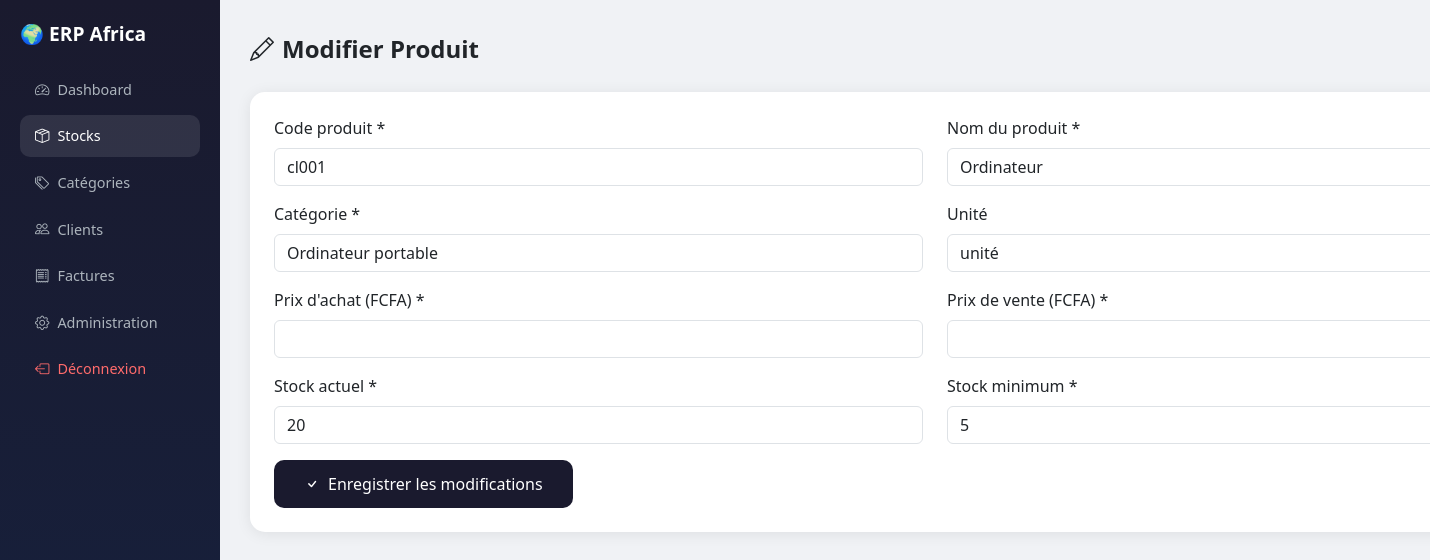
Screenshot of /stocks/modifier/5/ (signed in) with the database file from the repository.
### stocks/models.py (models this page shows, shortened)
class Produit(models.Model):
    entreprise = models.ForeignKey(Entreprise, on_delete=models.CASCADE)
    code = models.CharField(max_length=20)
    nom = models.CharField(max_length=200)
    categorie = models.ForeignKey(Categorie, on_delete=models.PROTECT)
    prix_achat = models.DecimalField(max_digits=15, decimal_places=2)
    prix_vente = models.DecimalField(max_digits=15, decimal_places=2)
    stock_actuel = models.IntegerField(default=0)
    stock_minimum = models.IntegerField(default=5)
    unite = models.CharField(max_length=20, default='unité')
    class Meta:
        verbose_name = "Produit"
        verbose_name_plural = "Produits"
        ordering = ['nom']
        unique_together = ['entreprise', 'code']

class Categorie(models.Model):
    entreprise = models.ForeignKey(Entreprise, on_delete=models.CASCADE)
    nom = models.CharField(max_length=100)
    description = models.TextField(blank=True)
    class Meta:
        verbose_name = "Catégorie"
        verbose_name_plural = "Catégories"

### stocks/views.py (the view, shortened to what this page needs)
# urls.py: path('modifier/<int:produit_id>/', views.modifier_produit, name='modifier_produit'),
@login_required
def modifier_produit(request, produit_id):
    entreprise = get_entreprise(request)
    if not entreprise:
        return redirect('/')
    produit = get_object_or_404(Produit, id=produit_id, entreprise=entreprise)
    categories = Categorie.objects.filter(entreprise=entreprise)
    return render(request, 'stocks/modifier_produit.html', {
        'produit': produit,
        'categories': categories,
        'entreprise': entreprise
    })

### stocks/views.py (called while the page is built)
def get_entreprise(request):
    if request.user.is_superuser:
        return Entreprise.objects.first()
    try:
        membre = MembreEntreprise.objects.get(user=request.user)
        return membre.entreprise
    except MembreEntreprise.DoesNotExist:
        return None

### stocks/templates/stocks/modifier_produit.html (shortened to what this page needs)
<!DOCTYPE html>
<html lang="fr">
<head>
    <link href="https://cdn.jsdelivr.net/npm/bootstrap@5.3.0/dist/css/bootstrap.min.css" rel="stylesheet">
    <link href="https://cdn.jsdelivr.net/npm/bootstrap-icons@1.10.0/font/bootstrap-icons.css" rel="stylesheet">
</head>
<body>
<div class="container-fluid p-0">
    <div class="row g-0">
        <div class="sidebar">
            <span class="brand">🌍 ERP Africa</span>
            <a href="/dashboard/"><i class="bi bi-speedometer2 me-2"></i>Dashboard</a>
            <a href="/stocks/" class="active"><i class="bi bi-box-seam me-2"></i>Stocks</a>
            <a href="/stocks/categories/"><i class="bi bi-tags me-2"></i>Catégories</a>
            <a href="/clients/"><i class="bi bi-people me-2"></i>Clients</a>
            <a href="/factures/"><i class="bi bi-receipt me-2"></i>Factures</a>
            {% if user.is_superuser %}
            <a href="/erp-admin-secret/"><i class="bi bi-gear me-2"></i>Administration</a>
            {% endif %}
            <form method="post" action="/logout/" style="margin:0">
                <button type="submit" style="background:none;border:none;color:#ff6b6b;padding:10px 15px;width:100%;text-align:left;border-radius:10px;font-size:0.9rem;cursor:pointer;">
                    <i class="bi bi-box-arrow-left me-2"></i>Déconnexion
                </button>
            </form>
        </div>
        <div class="main-content">
            <div class="d-flex justify-content-between align-items-center mb-4">
                <h4 class="fw-bold mb-0"><i class="bi bi-pencil me-2"></i>Modifier Produit</h4>
            </div>
            <div class="card p-4">
                <form method="post">
                    <div class="row">
                        <div class="col-md-6 mb-3">
                            <label class="form-label">Code produit *</label>
                            <input type="text" name="code" class="form-control"
                                   value="{{ produit.code }}" required>
                        </div>
                        <div class="col-md-6 mb-3">
                            <label class="form-label">Nom du produit *</label>
                            <input type="text" name="nom" class="form-control"
                                   value="{{ produit.nom }}" required>
                        </div>
                    </div>
                    <div class="row">
                        <div class="col-md-6 mb-3">
                            <label class="form-label">Catégorie *</label>
                            <select name="categorie" class="form-control" required>
                                {% for cat in categories %}
                                <option value="{{ cat.id }}"
                                    {% if cat.id == produit.categorie.id %}selected{% endif %}>
                                    {{ cat.nom }}
                                </option>
                                {% endfor %}
                            </select>
                        </div>
                        <div class="col-md-6 mb-3">
                            <label class="form-label">Unité</label>
                            <input type="text" name="unite" class="form-control"
                                   value="{{ produit.unite }}">
                        </div>
                    </div>
                    <div class="row">
                        <div class="col-md-6 mb-3">
                            <label class="form-label">Prix d'achat (FCFA) *</label>
                            <input type="number" name="prix_achat" class="form-control"
                                   value="{{ produit.prix_achat }}" required>
                        </div>
                        <div class="col-md-6 mb-3">
                            <label class="form-label">Prix de vente (FCFA) *</label>
                            <input type="number" name="prix_vente" class="form-control"
                                   value="{{ produit.prix_vente }}" required>
                        </div>
                    </div>
                    <div class="row">
                        <div class="col-md-6 mb-3">
                            <label class="form-label">Stock actuel *</label>
                            <input type="number" name="stock_actuel" class="form-control"
                                   value="{{ produit.stock_actuel }}" required>
                        </div>
                        <div class="col-md-6 mb-3">
                            <label class="form-label">Stock minimum *</label>
                            <input type="number" name="stock_minimum" class="form-control"
                                   value="{{ produit.stock_minimum }}" required>
                        </div>
                    </div>
                    <button type="submit" class="btn btn-save">
                        <i class="bi bi-check me-2"></i>Enregistrer les modifications
                    </button>
                </form>
            </div>
        </div>
    </div>
</div>
</body>
</html>

### stocks/templates/stocks/modifier_produit.html (style rules this page uses)
body { background: #f0f2f5; }
.sidebar { background: linear-gradient(180deg, #1a1a2e 0%, #16213e 100%); min-height: 100vh; padding: 20px; position: fixed; width: 220px; }
.sidebar a { color: #adb5bd; text-decoration: none; display: block; padding: 10px 15px; border-radius: 10px; margin-bottom: 5px; font-size: 0.9rem; }
.sidebar a:hover, .sidebar a.active { background: rgba(255,255,255,0.1); color: white; }
.main-content { margin-left: 220px; padding: 30px; }
.brand { color: #fff; font-weight: bold; font-size: 1.2rem; margin-bottom: 20px; display: block; }
.card { border-radius: 15px; border: none; box-shadow: 0 2px 15px rgba(0,0,0,0.08); }
.btn-save { background: #1a1a2e; color: white; border: none; border-radius: 10px; padding: 12px 30px; }

### rows the page displays
Produit: code "cl001", nom "Ordinateur", categorie "Ordinateur portable", unite "unité", stock_actuel "20", stock_minimum "5"
